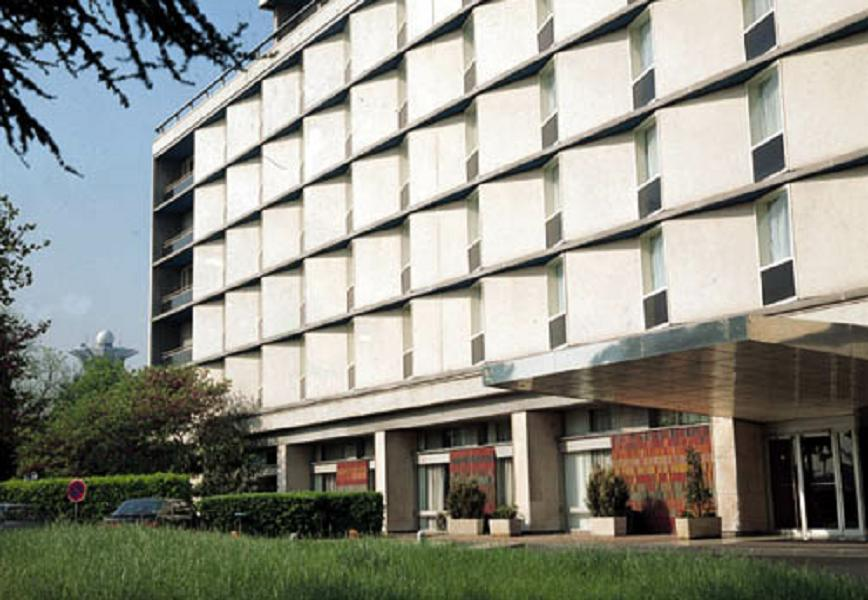
//> input picture imgdata/building.jpg, 868 x 600 px
$ ./5-1_diffEdgeOperation   (built with g++ and OpenCV 4)
//> lines starting //> are read from the running program, lines starting //| are printed output that depends on the picture
// C++ source file
/***********************************************
# Copyright (c) 2018, Wuhan
# All rights reserved.
#
# @Filename: 5-1_diffEdgeOperation.cpp
# @Version：V1.0
# @Author: Frank Liu - frankliu624@gmail.com
# @Description: 差分边缘检测
# @Create Time: 2018-10-07 08:46:42
# @Last Modified: 2018-10-07 08:46:42
***********************************************/
#include <opencv2/core/core.hpp>
#include <opencv2/highgui/highgui.hpp>

using namespace cv;

// 图像差分操作
void diffOperation(const Mat srcImg, Mat& edgeXImg, Mat& edgeYImg)
{
    Mat tempImg = srcImg.clone();
    int nRows = tempImg.rows, nCols = tempImg.cols;
    for(int i = 0; i < nRows - 1; ++i)
    {
        for(int j = 0; j < nCols - 1; ++j)
        {
            // 计算垂直边缘
            edgeXImg.at<uchar>(i, j) = abs(tempImg.at<uchar>(i+1, j) -
                                           tempImg.at<uchar>(i, j));
            // 计算水平边缘
            edgeYImg.at<uchar>(i, j) = abs(tempImg.at<uchar>(i, j+1) -
                                           tempImg.at<uchar>(i, j));
        }
    }
}

int main()
{
    Mat srcImg = imread("../../imgdata/building.jpg", 0);
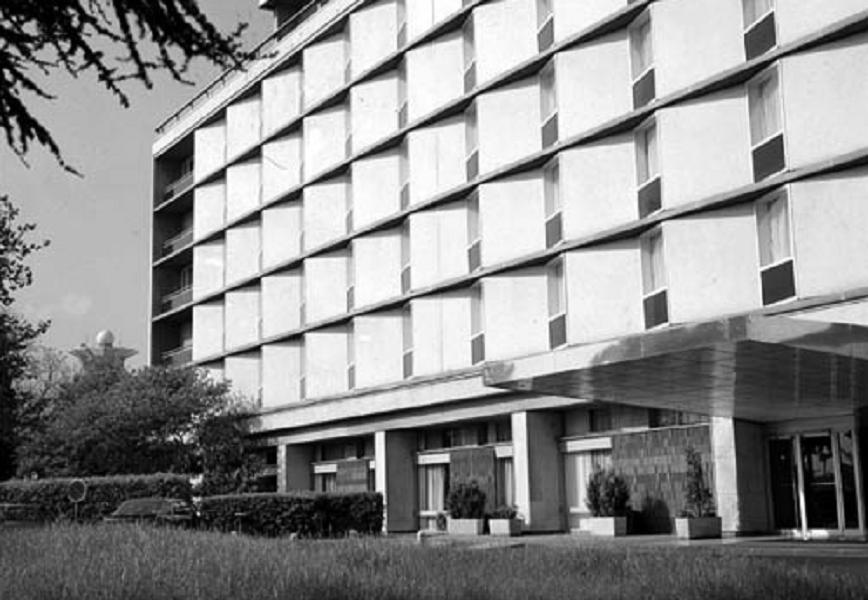
//> srcImg: 600 rows x 868 cols, CV_8UC1; min 0, max 255, mean 142.3
    if(srcImg.empty())
        return -1;
    imshow("srcImage", srcImg);
    Mat edgeXImg(srcImg.size(), srcImg.type());
    Mat edgeYImg(srcImg.size(), srcImg.type());
    // 计算差分图像
    diffOperation(srcImg, edgeXImg, edgeYImg);
//> after the loop in diffOperation, `for(int i = 0; i < nRows - 1; ++i)`:
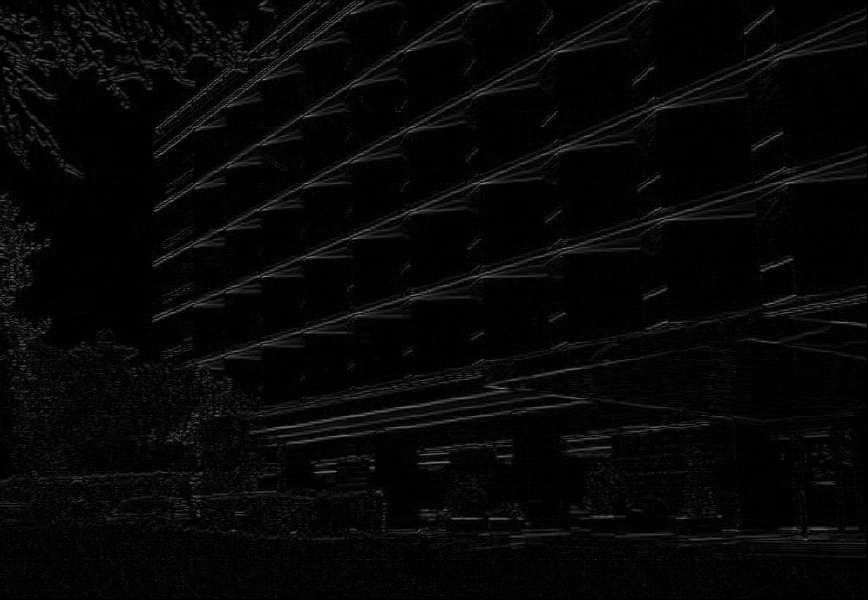
//> edgeXImg: 600 rows x 868 cols, CV_8UC1; min 0, max 140, mean 6.8
//> after the loop in diffOperation, `for(int i = 0; i < nRows - 1; ++i)`:
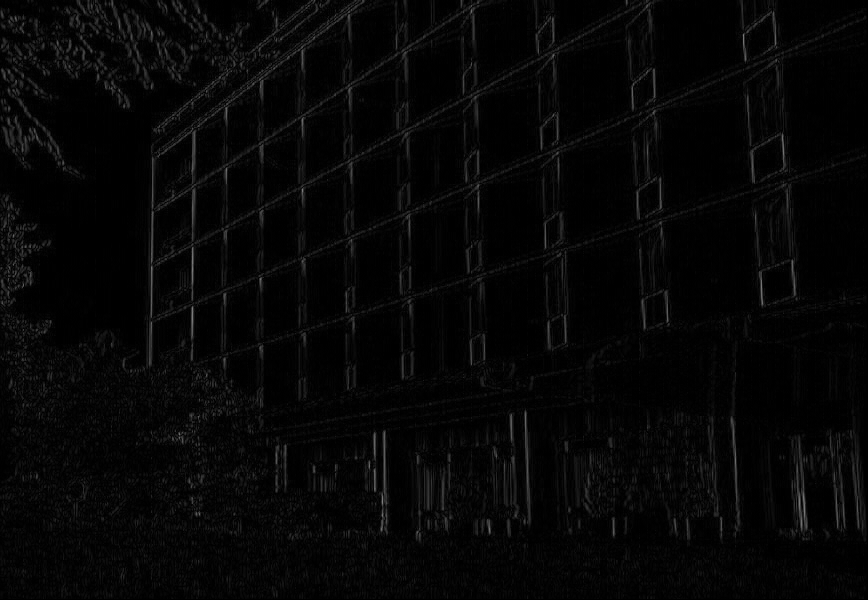
//> edgeYImg: 600 rows x 868 cols, CV_8UC1; min 0, max 128, mean 6.1
    imshow("edgeXImage", edgeXImg);
    imshow("edgeYImage", edgeYImg);
    Mat edgeImg(srcImg.size(), srcImg.type());
    // 水平与垂直边缘图像叠加
    addWeighted(edgeXImg, 0.5, edgeYImg, 0.5, 0.0, edgeImg);
    imshow("edgeImage", edgeImg);
    waitKey(0);
    return 0;
}

$ run again, with imgdata/HappyFish.jpg copied over imgdata/building.jpg
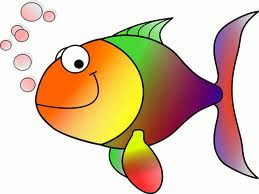
//> input picture imgdata/HappyFish.jpg, 259 x 194 px
//> `Mat srcImg = imread("../../imgdata/building.jpg", 0);`:
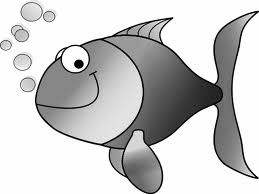
//> srcImg: 194 rows x 259 cols, CV_8UC1; min 0, max 255, mean 200.4
//> `addWeighted(edgeXImg, 0.5, edgeYImg, 0.5, 0.0, edgeImg);`:
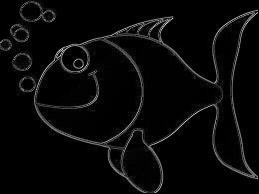
//> edgeImg: 194 rows x 259 cols, CV_8UC1; min 0, max 226, mean 9.1
